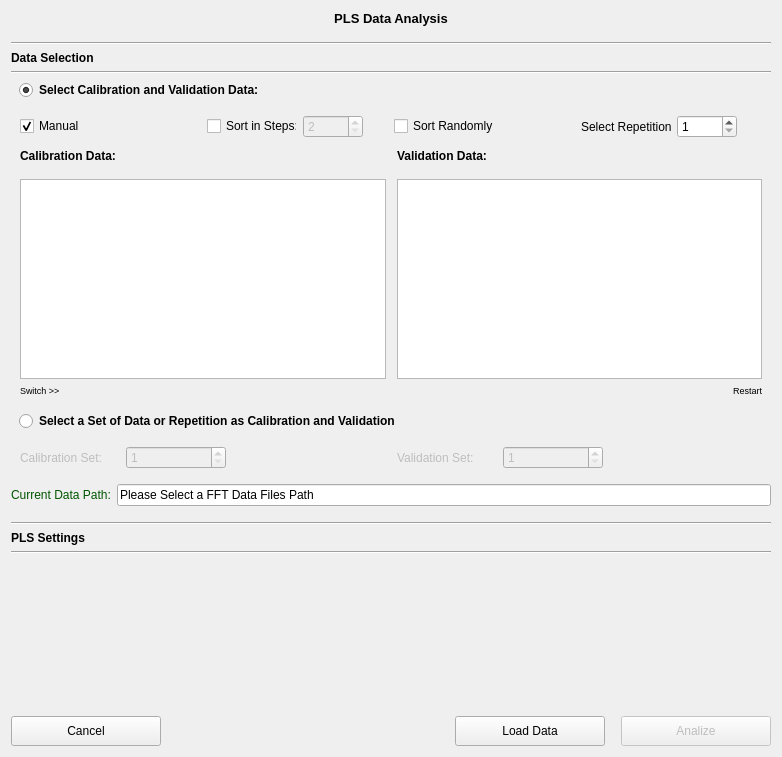
<?xml version="1.0" encoding="UTF-8"?>
<ui version="4.0">
 <class>selectAnalizeData</class>
 <widget class="QDialog" name="selectAnalizeData">
  <property name="geometry">
   <rect>
    <x>0</x>
    <y>0</y>
    <width>782</width>
    <height>757</height>
   </rect>
  </property>
  <property name="sizePolicy">
   <sizepolicy hsizetype="Minimum" vsizetype="Minimum">
    <horstretch>0</horstretch>
    <verstretch>0</verstretch>
   </sizepolicy>
  </property>
  <property name="minimumSize">
   <size>
    <width>0</width>
    <height>0</height>
   </size>
  </property>
  <property name="windowTitle">
   <string>Data Analizer</string>
  </property>
  <layout class="QGridLayout" name="gridLayout">
   <property name="sizeConstraint">
    <enum>QLayout::SetDefaultConstraint</enum>
   </property>
   <item row="0" column="0">
    <layout class="QVBoxLayout" name="verticalLayout">
     <property name="sizeConstraint">
      <enum>QLayout::SetMinimumSize</enum>
     </property>
     <item>
      <widget class="QLabel" name="label_18">
       <property name="font">
        <font>
         <pointsize>10</pointsize>
         <weight>75</weight>
         <bold>true</bold>
        </font>
       </property>
       <property name="text">
        <string>PLS Data Analysis</string>
       </property>
       <property name="alignment">
        <set>Qt::AlignCenter</set>
       </property>
      </widget>
     </item>
     <item>
      <spacer name="verticalSpacer_3">
       <property name="orientation">
        <enum>Qt::Vertical</enum>
       </property>
       <property name="sizeType">
        <enum>QSizePolicy::Fixed</enum>
       </property>
       <property name="sizeHint" stdset="0">
        <size>
         <width>20</width>
         <height>10</height>
        </size>
       </property>
      </spacer>
     </item>
     <item>
      <widget class="Line" name="line">
       <property name="orientation">
        <enum>Qt::Horizontal</enum>
       </property>
      </widget>
     </item>
     <item>
      <widget class="QLabel" name="label_5">
       <property name="font">
        <font>
         <weight>75</weight>
         <bold>true</bold>
        </font>
       </property>
       <property name="text">
        <string>Data Selection</string>
       </property>
      </widget>
     </item>
     <item>
      <widget class="Line" name="line_2">
       <property name="orientation">
        <enum>Qt::Horizontal</enum>
       </property>
      </widget>
     </item>
     <item>
      <layout class="QHBoxLayout" name="horizontalLayout_2">
       <item>
        <spacer name="horizontalSpacer">
         <property name="orientation">
          <enum>Qt::Horizontal</enum>
         </property>
         <property name="sizeType">
          <enum>QSizePolicy::Fixed</enum>
         </property>
         <property name="sizeHint" stdset="0">
          <size>
           <width>8</width>
           <height>20</height>
          </size>
         </property>
        </spacer>
       </item>
       <item>
        <widget class="QRadioButton" name="radiobutton_selectData">
         <property name="font">
          <font>
           <weight>75</weight>
           <bold>true</bold>
          </font>
         </property>
         <property name="autoFillBackground">
          <bool>false</bool>
         </property>
         <property name="inputMethodHints">
          <set>Qt::ImhNone</set>
         </property>
         <property name="text">
          <string>Select Calibration and Validation Data:</string>
         </property>
         <property name="checked">
          <bool>true</bool>
         </property>
         <property name="autoExclusive">
          <bool>true</bool>
         </property>
        </widget>
       </item>
      </layout>
     </item>
     <item>
      <widget class="QWidget" name="SelectFiles" native="true">
       <property name="enabled">
        <bool>true</bool>
       </property>
       <property name="sizePolicy">
        <sizepolicy hsizetype="Minimum" vsizetype="Expanding">
         <horstretch>0</horstretch>
         <verstretch>0</verstretch>
        </sizepolicy>
       </property>
       <property name="minimumSize">
        <size>
         <width>0</width>
         <height>0</height>
        </size>
       </property>
       <layout class="QVBoxLayout" name="verticalLayout_fileconf">
        <item>
         <layout class="QGridLayout" name="gridLayout_3">
          <item row="0" column="2">
           <layout class="QHBoxLayout" name="horizontalLayout_10">
            <item>
             <widget class="QCheckBox" name="checkBox_stepsSelec">
              <property name="minimumSize">
               <size>
                <width>90</width>
                <height>0</height>
               </size>
              </property>
              <property name="maximumSize">
               <size>
                <width>90</width>
                <height>16777215</height>
               </size>
              </property>
              <property name="text">
               <string>Sort in Steps:</string>
              </property>
             </widget>
            </item>
            <item>
             <widget class="QSpinBox" name="spinBox_stepsSelec">
              <property name="enabled">
               <bool>false</bool>
              </property>
              <property name="minimumSize">
               <size>
                <width>60</width>
                <height>0</height>
               </size>
              </property>
              <property name="maximumSize">
               <size>
                <width>60</width>
                <height>16777215</height>
               </size>
              </property>
              <property name="minimum">
               <number>2</number>
              </property>
              <property name="maximum">
               <number>10000000</number>
              </property>
             </widget>
            </item>
            <item>
             <spacer name="horizontalSpacer_12">
              <property name="orientation">
               <enum>Qt::Horizontal</enum>
              </property>
              <property name="sizeHint" stdset="0">
               <size>
                <width>20</width>
                <height>1</height>
               </size>
              </property>
             </spacer>
            </item>
           </layout>
          </item>
          <item row="0" column="6">
           <layout class="QHBoxLayout" name="horizontalLayout_5">
            <item>
             <widget class="QLabel" name="label_repselec">
              <property name="minimumSize">
               <size>
                <width>90</width>
                <height>0</height>
               </size>
              </property>
              <property name="maximumSize">
               <size>
                <width>90</width>
                <height>16777215</height>
               </size>
              </property>
              <property name="text">
               <string>Select Repetition:</string>
              </property>
             </widget>
            </item>
            <item>
             <widget class="QSpinBox" name="spinBox_repselec">
              <property name="minimumSize">
               <size>
                <width>60</width>
                <height>0</height>
               </size>
              </property>
              <property name="maximumSize">
               <size>
                <width>60</width>
                <height>16777215</height>
               </size>
              </property>
              <property name="minimum">
               <number>1</number>
              </property>
              <property name="maximum">
               <number>1000</number>
              </property>
              <property name="value">
               <number>1</number>
              </property>
             </widget>
            </item>
            <item>
             <spacer name="horizontalSpacer_10">
              <property name="orientation">
               <enum>Qt::Horizontal</enum>
              </property>
              <property name="sizeHint" stdset="0">
               <size>
                <width>20</width>
                <height>1</height>
               </size>
              </property>
             </spacer>
            </item>
           </layout>
          </item>
          <item row="0" column="0">
           <layout class="QHBoxLayout" name="horizontalLayout_4">
            <item>
             <widget class="QCheckBox" name="checkBox_SelecManual">
              <property name="minimumSize">
               <size>
                <width>150</width>
                <height>0</height>
               </size>
              </property>
              <property name="maximumSize">
               <size>
                <width>150</width>
                <height>16777215</height>
               </size>
              </property>
              <property name="text">
               <string>Manual</string>
              </property>
              <property name="checked">
               <bool>true</bool>
              </property>
             </widget>
            </item>
            <item>
             <spacer name="horizontalSpacer_13">
              <property name="orientation">
               <enum>Qt::Horizontal</enum>
              </property>
              <property name="sizeHint" stdset="0">
               <size>
                <width>20</width>
                <height>1</height>
               </size>
              </property>
             </spacer>
            </item>
           </layout>
          </item>
          <item row="0" column="5">
           <layout class="QHBoxLayout" name="horizontalLayout_8">
            <item>
             <widget class="QCheckBox" name="checkBox_RandomSort">
              <property name="minimumSize">
               <size>
                <width>150</width>
                <height>0</height>
               </size>
              </property>
              <property name="maximumSize">
               <size>
                <width>150</width>
                <height>16777215</height>
               </size>
              </property>
              <property name="text">
               <string>Sort Randomly</string>
              </property>
             </widget>
            </item>
            <item>
             <spacer name="horizontalSpacer_11">
              <property name="orientation">
               <enum>Qt::Horizontal</enum>
              </property>
              <property name="sizeHint" stdset="0">
               <size>
                <width>20</width>
                <height>1</height>
               </size>
              </property>
             </spacer>
            </item>
           </layout>
          </item>
         </layout>
        </item>
        <item>
         <spacer name="verticalSpacer_6">
          <property name="orientation">
           <enum>Qt::Vertical</enum>
          </property>
          <property name="sizeType">
           <enum>QSizePolicy::Fixed</enum>
          </property>
          <property name="sizeHint" stdset="0">
           <size>
            <width>20</width>
            <height>5</height>
           </size>
          </property>
         </spacer>
        </item>
        <item>
         <layout class="QGridLayout" name="gridLayout_2">
          <item row="0" column="0">
           <layout class="QVBoxLayout" name="verticalLayout_3">
            <item>
             <widget class="QLabel" name="label">
              <property name="font">
               <font>
                <weight>75</weight>
                <bold>true</bold>
               </font>
              </property>
              <property name="text">
               <string>Calibration Data:</string>
              </property>
             </widget>
            </item>
            <item>
             <spacer name="verticalSpacer">
              <property name="orientation">
               <enum>Qt::Vertical</enum>
              </property>
              <property name="sizeType">
               <enum>QSizePolicy::Fixed</enum>
              </property>
              <property name="sizeHint" stdset="0">
               <size>
                <width>10</width>
                <height>10</height>
               </size>
              </property>
             </spacer>
            </item>
            <item>
             <widget class="QListWidget" name="listWidget_Calibration">
              <property name="minimumSize">
               <size>
                <width>0</width>
                <height>200</height>
               </size>
              </property>
              <property name="cursor" stdset="0">
               <cursorShape>PointingHandCursor</cursorShape>
              </property>
              <property name="contextMenuPolicy">
               <enum>Qt::CustomContextMenu</enum>
              </property>
              <property name="frameShape">
               <enum>QFrame::StyledPanel</enum>
              </property>
              <property name="frameShadow">
               <enum>QFrame::Sunken</enum>
              </property>
              <property name="lineWidth">
               <number>1</number>
              </property>
              <property name="midLineWidth">
               <number>0</number>
              </property>
              <property name="autoScrollMargin">
               <number>25</number>
              </property>
              <property name="editTriggers">
               <set>QAbstractItemView::SelectedClicked</set>
              </property>
              <property name="dragEnabled">
               <bool>false</bool>
              </property>
              <property name="defaultDropAction">
               <enum>Qt::MoveAction</enum>
              </property>
              <property name="textElideMode">
               <enum>Qt::ElideRight</enum>
              </property>
              <property name="movement">
               <enum>QListView::Static</enum>
              </property>
              <property name="resizeMode">
               <enum>QListView::Fixed</enum>
              </property>
              <property name="spacing">
               <number>2</number>
              </property>
              <property name="modelColumn">
               <number>0</number>
              </property>
              <property name="uniformItemSizes">
               <bool>true</bool>
              </property>
              <property name="selectionRectVisible">
               <bool>true</bool>
              </property>
             </widget>
            </item>
           </layout>
          </item>
          <item row="0" column="2">
           <layout class="QVBoxLayout" name="verticalLayout_8">
            <item>
             <widget class="QLabel" name="label_2">
              <property name="font">
               <font>
                <weight>75</weight>
                <bold>true</bold>
               </font>
              </property>
              <property name="text">
               <string>Validation Data:</string>
              </property>
             </widget>
            </item>
            <item>
             <spacer name="verticalSpacer_2">
              <property name="orientation">
               <enum>Qt::Vertical</enum>
              </property>
              <property name="sizeType">
               <enum>QSizePolicy::Fixed</enum>
              </property>
              <property name="sizeHint" stdset="0">
               <size>
                <width>20</width>
                <height>10</height>
               </size>
              </property>
             </spacer>
            </item>
            <item>
             <widget class="QListWidget" name="listWidget_Validation">
              <property name="enabled">
               <bool>true</bool>
              </property>
              <property name="minimumSize">
               <size>
                <width>0</width>
                <height>200</height>
               </size>
              </property>
              <property name="cursor" stdset="0">
               <cursorShape>PointingHandCursor</cursorShape>
              </property>
              <property name="autoScrollMargin">
               <number>25</number>
              </property>
              <property name="editTriggers">
               <set>QAbstractItemView::SelectedClicked</set>
              </property>
              <property name="defaultDropAction">
               <enum>Qt::MoveAction</enum>
              </property>
              <property name="flow">
               <enum>QListView::TopToBottom</enum>
              </property>
              <property name="spacing">
               <number>2</number>
              </property>
              <property name="gridSize">
               <size>
                <width>0</width>
                <height>20</height>
               </size>
              </property>
              <property name="viewMode">
               <enum>QListView::ListMode</enum>
              </property>
              <property name="modelColumn">
               <number>0</number>
              </property>
              <property name="uniformItemSizes">
               <bool>true</bool>
              </property>
              <property name="selectionRectVisible">
               <bool>true</bool>
              </property>
             </widget>
            </item>
           </layout>
          </item>
          <item row="0" column="1">
           <spacer name="horizontalSpacer_4">
            <property name="orientation">
             <enum>Qt::Horizontal</enum>
            </property>
            <property name="sizeType">
             <enum>QSizePolicy::Fixed</enum>
            </property>
            <property name="sizeHint" stdset="0">
             <size>
              <width>5</width>
              <height>20</height>
             </size>
            </property>
           </spacer>
          </item>
         </layout>
        </item>
        <item>
         <layout class="QHBoxLayout" name="horizontalLayout_11">
          <item>
           <widget class="ClickableLabel" name="label_switch">
            <property name="font">
             <font>
              <pointsize>7</pointsize>
             </font>
            </property>
            <property name="cursor">
             <cursorShape>PointingHandCursor</cursorShape>
            </property>
            <property name="text">
             <string>Switch &gt;&gt;</string>
            </property>
           </widget>
          </item>
          <item>
           <widget class="ClickableLabel" name="label_restart">
            <property name="font">
             <font>
              <pointsize>7</pointsize>
             </font>
            </property>
            <property name="cursor">
             <cursorShape>PointingHandCursor</cursorShape>
            </property>
            <property name="text">
             <string>Restart</string>
            </property>
            <property name="alignment">
             <set>Qt::AlignRight|Qt::AlignTrailing|Qt::AlignVCenter</set>
            </property>
           </widget>
          </item>
         </layout>
        </item>
       </layout>
      </widget>
     </item>
     <item>
      <layout class="QHBoxLayout" name="horizontalLayout_3">
       <item>
        <spacer name="horizontalSpacer_3">
         <property name="orientation">
          <enum>Qt::Horizontal</enum>
         </property>
         <property name="sizeType">
          <enum>QSizePolicy::Fixed</enum>
         </property>
         <property name="sizeHint" stdset="0">
          <size>
           <width>8</width>
           <height>20</height>
          </size>
         </property>
        </spacer>
       </item>
       <item>
        <widget class="QRadioButton" name="radiobutton_selectSet">
         <property name="font">
          <font>
           <weight>75</weight>
           <bold>true</bold>
          </font>
         </property>
         <property name="text">
          <string>Select a Set of Data or Repetition as Calibration and Validation</string>
         </property>
        </widget>
       </item>
      </layout>
     </item>
     <item>
      <widget class="QWidget" name="SelectSet" native="true">
       <property name="enabled">
        <bool>false</bool>
       </property>
       <layout class="QVBoxLayout" name="verticalLayout_6">
        <item>
         <layout class="QGridLayout" name="gridLayout_7">
          <item row="0" column="3">
           <layout class="QHBoxLayout" name="horizontalLayout_7">
            <item>
             <widget class="QLabel" name="label_3">
              <property name="minimumSize">
               <size>
                <width>100</width>
                <height>0</height>
               </size>
              </property>
              <property name="text">
               <string>Validation Set:</string>
              </property>
             </widget>
            </item>
            <item>
             <widget class="QSpinBox" name="spinBox_ValSet">
              <property name="minimumSize">
               <size>
                <width>100</width>
                <height>0</height>
               </size>
              </property>
              <property name="maximumSize">
               <size>
                <width>100</width>
                <height>16777215</height>
               </size>
              </property>
              <property name="minimum">
               <number>1</number>
              </property>
              <property name="maximum">
               <number>1000000</number>
              </property>
              <property name="value">
               <number>1</number>
              </property>
             </widget>
            </item>
            <item>
             <spacer name="horizontalSpacer_9">
              <property name="orientation">
               <enum>Qt::Horizontal</enum>
              </property>
              <property name="sizeHint" stdset="0">
               <size>
                <width>40</width>
                <height>20</height>
               </size>
              </property>
             </spacer>
            </item>
           </layout>
          </item>
          <item row="0" column="1">
           <layout class="QHBoxLayout" name="horizontalLayout_6">
            <item>
             <widget class="QLabel" name="label_4">
              <property name="minimumSize">
               <size>
                <width>100</width>
                <height>0</height>
               </size>
              </property>
              <property name="text">
               <string>Calibration Set:</string>
              </property>
             </widget>
            </item>
            <item>
             <widget class="QSpinBox" name="spinBox_calSet">
              <property name="minimumSize">
               <size>
                <width>100</width>
                <height>0</height>
               </size>
              </property>
              <property name="maximumSize">
               <size>
                <width>100</width>
                <height>16777215</height>
               </size>
              </property>
              <property name="minimum">
               <number>1</number>
              </property>
              <property name="maximum">
               <number>10000000</number>
              </property>
              <property name="value">
               <number>1</number>
              </property>
             </widget>
            </item>
            <item>
             <spacer name="horizontalSpacer_7">
              <property name="orientation">
               <enum>Qt::Horizontal</enum>
              </property>
              <property name="sizeHint" stdset="0">
               <size>
                <width>40</width>
                <height>20</height>
               </size>
              </property>
             </spacer>
            </item>
           </layout>
          </item>
          <item row="0" column="2">
           <spacer name="horizontalSpacer_5">
            <property name="orientation">
             <enum>Qt::Horizontal</enum>
            </property>
            <property name="sizeType">
             <enum>QSizePolicy::Fixed</enum>
            </property>
            <property name="sizeHint" stdset="0">
             <size>
              <width>5</width>
              <height>20</height>
             </size>
            </property>
           </spacer>
          </item>
         </layout>
        </item>
       </layout>
      </widget>
     </item>
     <item>
      <layout class="QHBoxLayout" name="horizontalLayout">
       <item>
        <widget class="QLabel" name="label_currentPath">
         <property name="minimumSize">
          <size>
           <width>100</width>
           <height>0</height>
          </size>
         </property>
         <property name="maximumSize">
          <size>
           <width>100</width>
           <height>16777215</height>
          </size>
         </property>
         <property name="palette">
          <palette>
           <active>
            <colorrole role="WindowText">
             <brush brushstyle="SolidPattern">
              <color alpha="255">
               <red>0</red>
               <green>85</green>
               <blue>0</blue>
              </color>
             </brush>
            </colorrole>
           </active>
           <inactive>
            <colorrole role="WindowText">
             <brush brushstyle="SolidPattern">
              <color alpha="255">
               <red>0</red>
               <green>85</green>
               <blue>0</blue>
              </color>
             </brush>
            </colorrole>
           </inactive>
           <disabled>
            <colorrole role="WindowText">
             <brush brushstyle="SolidPattern">
              <color alpha="255">
               <red>120</red>
               <green>120</green>
               <blue>120</blue>
              </color>
             </brush>
            </colorrole>
           </disabled>
          </palette>
         </property>
         <property name="text">
          <string>Current Data Path:</string>
         </property>
        </widget>
       </item>
       <item>
        <widget class="QLineEdit" name="lineEdit_currentDataPath">
         <property name="text">
          <string>Please Select a FFT Data Files Path</string>
         </property>
         <property name="readOnly">
          <bool>true</bool>
         </property>
        </widget>
       </item>
      </layout>
     </item>
     <item>
      <spacer name="verticalSpacer_5">
       <property name="orientation">
        <enum>Qt::Vertical</enum>
       </property>
       <property name="sizeType">
        <enum>QSizePolicy::Fixed</enum>
       </property>
       <property name="sizeHint" stdset="0">
        <size>
         <width>20</width>
         <height>10</height>
        </size>
       </property>
      </spacer>
     </item>
     <item>
      <widget class="Line" name="line_3">
       <property name="orientation">
        <enum>Qt::Horizontal</enum>
       </property>
      </widget>
     </item>
     <item>
      <widget class="QLabel" name="label_6">
       <property name="font">
        <font>
         <weight>75</weight>
         <bold>true</bold>
        </font>
       </property>
       <property name="text">
        <string>PLS Settings</string>
       </property>
      </widget>
     </item>
     <item>
      <widget class="Line" name="line_4">
       <property name="orientation">
        <enum>Qt::Horizontal</enum>
       </property>
      </widget>
     </item>
     <item>
      <widget class="QWidget" name="PLS" native="true">
       <property name="minimumSize">
        <size>
         <width>0</width>
         <height>100</height>
        </size>
       </property>
       <layout class="QVBoxLayout" name="verticalLayout_5"/>
      </widget>
     </item>
     <item>
      <spacer name="verticalSpacer_4">
       <property name="orientation">
        <enum>Qt::Vertical</enum>
       </property>
       <property name="sizeType">
        <enum>QSizePolicy::Expanding</enum>
       </property>
       <property name="sizeHint" stdset="0">
        <size>
         <width>20</width>
         <height>10</height>
        </size>
       </property>
      </spacer>
     </item>
     <item>
      <layout class="QHBoxLayout" name="horizontalLayout_9">
       <item>
        <widget class="QPushButton" name="pushButton_cancel">
         <property name="sizePolicy">
          <sizepolicy hsizetype="Preferred" vsizetype="Fixed">
           <horstretch>0</horstretch>
           <verstretch>0</verstretch>
          </sizepolicy>
         </property>
         <property name="minimumSize">
          <size>
           <width>150</width>
           <height>30</height>
          </size>
         </property>
         <property name="toolTip">
          <string>Cancel Data Analysis</string>
         </property>
         <property name="text">
          <string>Cancel</string>
         </property>
         <property name="autoDefault">
          <bool>false</bool>
         </property>
        </widget>
       </item>
       <item>
        <spacer name="horizontalSpacer_2">
         <property name="orientation">
          <enum>Qt::Horizontal</enum>
         </property>
         <property name="sizeHint" stdset="0">
          <size>
           <width>40</width>
           <height>20</height>
          </size>
         </property>
        </spacer>
       </item>
       <item>
        <spacer name="horizontalSpacer_8">
         <property name="orientation">
          <enum>Qt::Horizontal</enum>
         </property>
         <property name="sizeType">
          <enum>QSizePolicy::Fixed</enum>
         </property>
         <property name="sizeHint" stdset="0">
          <size>
           <width>10</width>
           <height>20</height>
          </size>
         </property>
        </spacer>
       </item>
       <item>
        <widget class="QPushButton" name="pushButton_select">
         <property name="sizePolicy">
          <sizepolicy hsizetype="Preferred" vsizetype="Fixed">
           <horstretch>0</horstretch>
           <verstretch>0</verstretch>
          </sizepolicy>
         </property>
         <property name="minimumSize">
          <size>
           <width>150</width>
           <height>30</height>
          </size>
         </property>
         <property name="maximumSize">
          <size>
           <width>16777215</width>
           <height>30</height>
          </size>
         </property>
         <property name="toolTip">
          <string>Load a Configuration File</string>
         </property>
         <property name="text">
          <string>Load Data</string>
         </property>
         <property name="autoDefault">
          <bool>false</bool>
         </property>
         <property name="default">
          <bool>false</bool>
         </property>
        </widget>
       </item>
       <item>
        <spacer name="horizontalSpacer_6">
         <property name="orientation">
          <enum>Qt::Horizontal</enum>
         </property>
         <property name="sizeType">
          <enum>QSizePolicy::Fixed</enum>
         </property>
         <property name="sizeHint" stdset="0">
          <size>
           <width>10</width>
           <height>20</height>
          </size>
         </property>
        </spacer>
       </item>
       <item>
        <widget class="QPushButton" name="pushButton_generate">
         <property name="enabled">
          <bool>false</bool>
         </property>
         <property name="sizePolicy">
          <sizepolicy hsizetype="Preferred" vsizetype="Fixed">
           <horstretch>0</horstretch>
           <verstretch>0</verstretch>
          </sizepolicy>
         </property>
         <property name="minimumSize">
          <size>
           <width>150</width>
           <height>30</height>
          </size>
         </property>
         <property name="toolTip">
          <string>Generate Configuration File</string>
         </property>
         <property name="text">
          <string>Analize</string>
         </property>
         <property name="autoDefault">
          <bool>false</bool>
         </property>
        </widget>
       </item>
      </layout>
     </item>
    </layout>
   </item>
  </layout>
 </widget>
 <customwidgets>
  <customwidget>
   <class>ClickableLabel</class>
   <extends>QLabel</extends>
   <header>clickablelabel.h</header>
  </customwidget>
 </customwidgets>
 <resources/>
 <connections/>
</ui>
